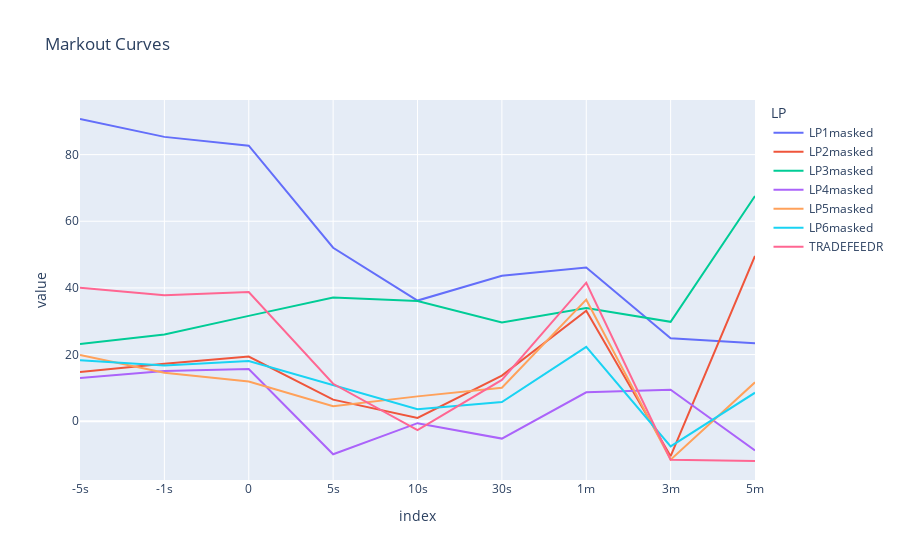

The notebook cell saved with this chart:
### Code cell
fig = px.line(df.iloc[:,3:].T, title = "Markout Curves")
fig

### Figure 1 — Plotly figure (JSON) as saved in the notebook; plotly's stock layout.template omitted (floating-point values rounded to 4 significant figures)
{"data": [{"hovertemplate": "LP=LP1masked<br>index=%{x}<br>value=%{y}<extra></extra>", "legendgroup": "LP1masked", "line": {"color": "#636efa", "dash": "solid"}, "marker": {"symbol": "circle"}, "mode": "lines", "name": "LP1masked", "orientation": "v", "showlegend": true, "type": "scatter", "x": ["-5s", "-1s", "0", "5s", "10s", "30s", "1m", "3m", "5m"], "xaxis": "x", "y": [90.68, 85.32, 82.67, 52.05, 36.21, 43.63, 46.09, 24.9, 23.4], "yaxis": "y"}, {"hovertemplate": "LP=LP2masked<br>index=%{x}<br>value=%{y}<extra></extra>", "legendgroup": "LP2masked", "line": {"color": "#EF553B", "dash": "solid"}, "marker": {"symbol": "circle"}, "mode": "lines", "name": "LP2masked", "orientation": "v", "showlegend": true, "type": "scatter", "x": ["-5s", "-1s", "0", "5s", "10s", "30s", "1m", "3m", "5m"], "xaxis": "x", "y": [14.75, 17.27, 19.42, 6.477, 1.008, 13.67, 33.16, -10.5, 49.6], "yaxis": "y"}, {"hovertemplate": "LP=LP3masked<br>index=%{x}<br>value=%{y}<extra></extra>", "legendgroup": "LP3masked", "line": {"color": "#00cc96", "dash": "solid"}, "marker": {"symbol": "circle"}, "mode": "lines", "name": "LP3masked", "orientation": "v", "showlegend": true, "type": "scatter", "x": ["-5s", "-1s", "0", "5s", "10s", "30s", "1m", "3m", "5m"], "xaxis": "x", "y": [23.15, 26.01, 31.61, 37.15, 36.06, 29.66, 33.96, 29.82, 67.56], "yaxis": "y"}, {"hovertemplate": "LP=LP4masked<br>index=%{x}<br>value=%{y}<extra></extra>", "legendgroup": "LP4masked", "line": {"color": "#ab63fa", "dash": "solid"}, "marker": {"symbol": "circle"}, "mode": "lines", "name": "LP4masked", "orientation": "v", "showlegend": true, "type": "scatter", "x": ["-5s", "-1s", "0", "5s", "10s", "30s", "1m", "3m", "5m"], "xaxis": "x", "y": [13.0, 15.03, 15.69, -9.93, -0.5895, -5.208, 8.69, 9.434, -8.787], "yaxis": "y"}, {"hovertemplate": "LP=LP5masked<br>index=%{x}<br>value=%{y}<extra></extra>", "legendgroup": "LP5masked", "line": {"color": "#FFA15A", "dash": "solid"}, "marker": {"symbol": "circle"}, "mode": "lines", "name": "LP5masked", "orientation": "v", "showlegend": true, "type": "scatter", "x": ["-5s", "-1s", "0", "5s", "10s", "30s", "1m", "3m", "5m"], "xaxis": "x", "y": [19.85, 14.52, 11.9, 4.478, 7.454, 10.06, 36.48, -11.54, 11.66], "yaxis": "y"}, {"hovertemplate": "LP=LP6masked<br>index=%{x}<br>value=%{y}<extra></extra>", "legendgroup": "LP6masked", "line": {"color": "#19d3f3", "dash": "solid"}, "marker": {"symbol": "circle"}, "mode": "lines", "name": "LP6masked", "orientation": "v", "showlegend": true, "type": "scatter", "x": ["-5s", "-1s", "0", "5s", "10s", "30s", "1m", "3m", "5m"], "xaxis": "x", "y": [18.27, 16.71, 18.08, 10.88, 3.619, 5.737, 22.3, -7.545, 8.557], "yaxis": "y"}, {"hovertemplate": "LP=TRADEFEEDR<br>index=%{x}<br>value=%{y}<extra></extra>", "legendgroup": "TRADEFEEDR", "line": {"color": "#FF6692", "dash": "solid"}, "marker": {"symbol": "circle"}, "mode": "lines", "name": "TRADEFEEDR", "orientation": "v", "showlegend": true, "type": "scatter", "x": ["-5s", "-1s", "0", "5s", "10s", "30s", "1m", "3m", "5m"], "xaxis": "x", "y": [40.02, 37.79, 38.78, 11.23, -2.688, 12.39, 41.56, -11.57, -11.94], "yaxis": "y"}], "layout": {"autosize": true, "legend": {"title": {"text": "LP"}, "tracegroupgap": 0}, "title": {"text": "Markout Curves"}, "xaxis": {"anchor": "y", "autorange": true, "domain": [0, 1], "range": [0, 8], "title": {"text": "index"}, "type": "category"}, "yaxis": {"anchor": "x", "autorange": true, "domain": [0, 1], "range": [-17.64, 96.38], "title": {"text": "value"}, "type": "linear"}}}
